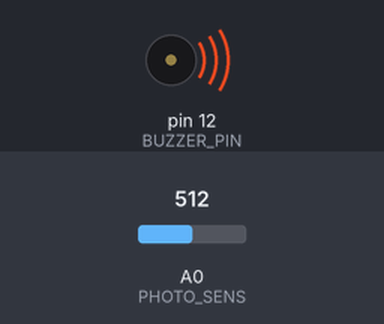
The sketch below on a simulated Arduino Uno, built with avr-gcc and run on an emulated ATmega328P. On the bench: buzzer (waves = sounding). Inputs (shaded band) come from the test bench; at power-on: A0 (PHOTO_SENS) = 512.

Above: at 1.2 s.
1.3 s: A0 (PHOTO_SENS) set to 0
At 1.6 s:
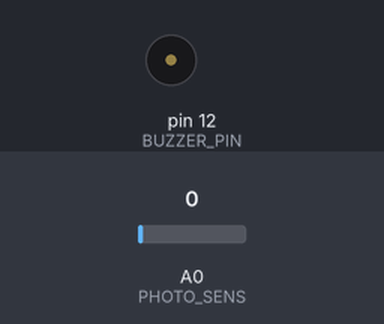
2.8 s: A0 (PHOTO_SENS) set to 122
At 3.9 s:
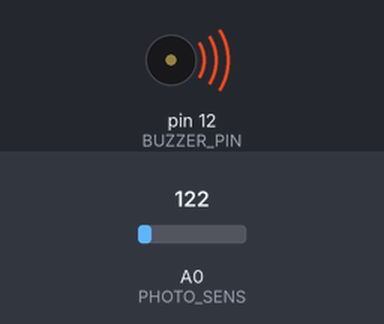
Timing chart, 0 to 5.8 s (numbered marks = the images above; inputs shaded):
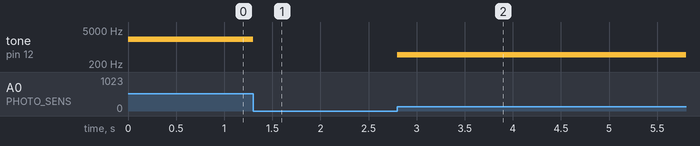

Measured:
- after the input at 1.3 s, tone on pin 12 (BUZZER_PIN): 2048 Hz → silent at once
- after the input at 2.8 s, tone on pin 12 (BUZZER_PIN): silent → 488 Hz at once

The sketch:

BuzzerTest.ino
```cpp
#define BUZZER_PIN 12 //physical D4
#define PHOTO_SENS A0 //physical D7

void setup() {
 digitalWrite(BUZZER_PIN, OUTPUT); // put your setup code here, to run once:

}

void loop() {
  tone(BUZZER_PIN, analogRead(PHOTO_SENS) * 4, 10);// put your main code here, to run repeatedly:

}
```
